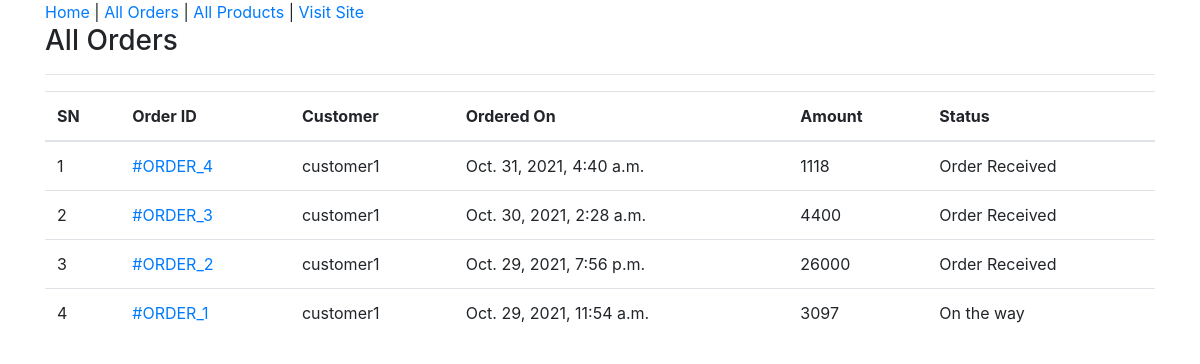
/admin-all-orders/ (signed in), run on the app's committed database.
### ecomapp/models.py (models this page shows, shortened)
class Order(models.Model):
    cart = models.OneToOneField(Cart, on_delete=models.CASCADE)
    ordered_by = models.CharField(max_length=200)
    shipping_address = models.CharField(max_length=200)
    mobile = models.CharField(max_length=10)
    email = models.EmailField(null=True, blank=True)
    subtotal = models.PositiveIntegerField()
    discount = models.PositiveIntegerField()
    total = models.PositiveIntegerField()
    order_status = models.CharField(max_length=50, choices=ORDER_STATUS)
    created_at = models.DateTimeField(auto_now_add=True)
    payment_method = models.CharField(
        max_length=20, choices=METHOD, default="Cash On Delivery")
    payment_completed = models.BooleanField(
        default=False, null=True, blank=True)

### ecomapp/views.py (the view)
# urls.py: path("admin-all-orders/", AdminOrderListView.as_view(), name="adminorderlist"),
class AdminOrderListView(AdminRequiredMixin, ListView):
    template_name = "adminpages/adminorderlist.html"
    queryset = Order.objects.all().order_by("-id")
    context_object_name = "allorders"

### ecomapp/views.py (called while the page is built)
    def dispatch(self, request, *args, **kwargs):
        if request.user.is_authenticated and Admin.objects.filter(user=request.user).exists():
            pass
        else:
            return redirect("/admin-login/")
        return super().dispatch(request, *args, **kwargs)

### templates/adminpages/adminorderlist.html (shortened to what this page needs)
{% extends 'adminpages/adminbase.html' %}
{% block content %}
<div class="container">
    <div class="row">
        <div class="col-md-12">
            <h3>All Orders</h3><hr>
            <table class="table">
                <thead>
                    <tr>
                        <th>SN</th>
                        <th>Order ID</th>
                        <th>Customer</th>
                        <th>Ordered On</th>
                        <th>Amount</th>
                        <th>Status</th>
                    </tr>
                </thead>
                <tbody>
                    {% for order in allorders %}
                    <tr>
                        <td>{{forloop.counter}}</td>
                        <td><a href="{% url 'ecomapp:adminorderdetail' order.id %}">#ORDER_{{order.id}}</a></td>
                        <td>{{order.ordered_by}}</td>
                        <td>{{order.created_at}}</td>
                        <td>{{order.total}}</td>
                        <td>{{order.order_status}}</td>
                    </tr>
                    {% endfor %}
                </tbody>
            </table>
        </div>
    </div>
</div>
{% endblock %}

### data on the page
Order: id "4", ordered_by "customer1", created_at "Oct. 31, 2021, 4:40 a.m.", total "1118", order_status "Order Received"
Order: id "3", ordered_by "customer1", created_at "Oct. 30, 2021, 2:28 a.m.", total "4400", order_status "Order Received"
Order: id "2", ordered_by "customer1", created_at "Oct. 29, 2021, 7:56 p.m.", total "26000", order_status "Order Received"
Order: id "1", ordered_by "customer1", created_at "Oct. 29, 2021, 11:54 a.m.", total "3097", order_status "On the way"
